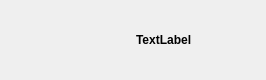
<?xml version="1.0" encoding="UTF-8"?>
<ui version="4.0">
 <class>DRS4BlinkingLight</class>
 <widget class="QWidget" name="DRS4BlinkingLight">
  <property name="geometry">
   <rect>
    <x>0</x>
    <y>0</y>
    <width>266</width>
    <height>80</height>
   </rect>
  </property>
  <property name="windowTitle">
   <string>Form</string>
  </property>
  <layout class="QVBoxLayout" name="verticalLayout">
   <item>
    <layout class="QHBoxLayout" name="horizontalLayout">
     <item>
      <widget class="DRS4CircleFrame" name="frame_light">
       <property name="frameShape">
        <enum>QFrame::NoFrame</enum>
       </property>
       <property name="frameShadow">
        <enum>QFrame::Plain</enum>
       </property>
      </widget>
     </item>
     <item>
      <widget class="QLabel" name="label_msg">
       <property name="font">
        <font>
         <weight>75</weight>
         <bold>true</bold>
        </font>
       </property>
       <property name="text">
        <string>TextLabel</string>
       </property>
      </widget>
     </item>
    </layout>
   </item>
  </layout>
 </widget>
 <customwidgets>
  <customwidget>
   <class>DRS4CircleFrame</class>
   <extends>QFrame</extends>
   <header location="global">GUI/drs4blinkinglight.h</header>
   <container>1</container>
  </customwidget>
 </customwidgets>
 <resources/>
 <connections/>
</ui>
